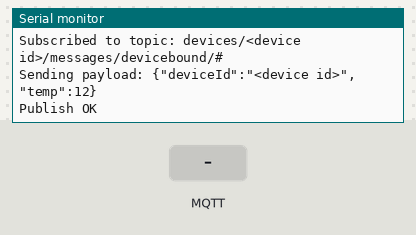
Simulated run of this sketch. Board: ESP8266 (NodeMCU). On the bench: the last lines printed to the serial monitor. The inputs (shaded band) are chosen by the test bench. WiFi joins after 1.5 s; servers stay silent unless stated; the local clock reads 2024-03-15 10:24:30 at power-on unless the sketch sets it; no MQTT or app messages arrive unless stated.

Above: at 3.7 s.
3.8 s: MQTT message "1" arrives on the first subscribed topic
At 4.6 s:
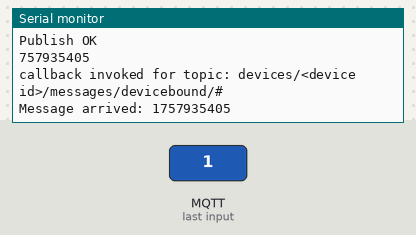
5.3 s: MQTT message "on" arrives on the first subscribed topic
At 5.8 s:
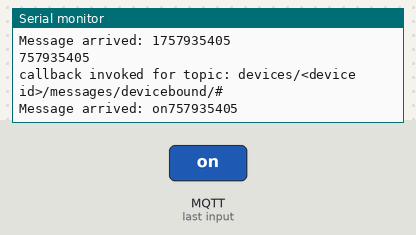
6.8 s: MQTT message "off" arrives on the first subscribed topic
At 8.1 s:
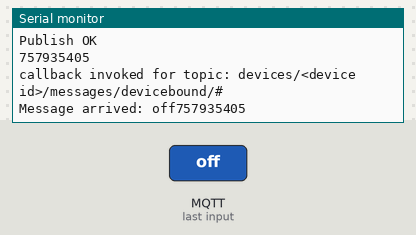

The sketch:

secure_azure_iot_example.ino
```cpp
#include <ESP8266WiFi.h>
#include "PubSubClient.h"
#include <time.h>
#include "certs.h"
#include "helper.h"

//-------- Customise these values -----------
//___________________________________________
#define WIFI_SSID       "<yourSSID>"
#define WIFI_PASSWORD   "<yourPassword>"

#define MQTT_ORG        "<iot hub name>"
#define MQTT_DEVICE_ID  "<device id>"
#define MQTT_PASSWORD   "<SAS token>"
//___________________________________________
//-------- Customise the above values --------

const char* wifi_ssid = WIFI_SSID;
const char* wifi_password = WIFI_PASSWORD;

const char* mqtt_host = MQTT_ORG ".azure-devices.net";
const uint16_t mqtt_port = 8883;
const char* mqtt_client_id = MQTT_DEVICE_ID;
const char* mqtt_user = MQTT_ORG ".azure-devices.net/" MQTT_DEVICE_ID "/?api-version=2018-06-30";
const char* mqtt_password = MQTT_PASSWORD;

const char* mqtt_subscribe_topic = "devices/" MQTT_DEVICE_ID "/messages/devicebound/#";
const char* mqtt_publish_topic = "devices/" MQTT_DEVICE_ID "/messages/events/";

int publishInterval = 3000; // 3 seconds
long lastPublishMillis;
byte addr[8];

void callback(char* topic, byte* payload, unsigned int payloadLength);

#define MQTT_MAX_PACKET_SIZE 512

BearSSL::WiFiClientSecure wifiClient;
PubSubClient mqttClient(wifiClient);

void setup() {
  delay(1000);
  Serial.begin(115200); Serial.println();

  wifiConnect();
  setClock();
  mqttConnect();
  mqttManage();
}

void loop() {
  if (millis() - lastPublishMillis > publishInterval) {
    publishData();
    lastPublishMillis = millis();
  }

  if (!mqttClient.loop()) {
    mqttConnect();
    mqttManage();
  }

}

void setClock() {
  configTime(3 * 3600, 0, "pool.ntp.org", "time.nist.gov");

  Serial.print("Waiting for NTP time sync: ");
  time_t now = time(nullptr);
  while (now < 8 * 3600 * 2) {
    delay(500);
    Serial.print(".");
    now = time(nullptr);
  }
  Serial.println("");
  struct tm timeinfo;
  gmtime_r(&now, &timeinfo);
  Serial.print("Current time: ");
  Serial.print(asctime(&timeinfo));
}

void wifiConnect() {
  Serial.print("Connecting to "); Serial.print(WIFI_SSID);
  WiFi.mode(WIFI_STA);
  WiFi.begin(WIFI_SSID, WIFI_PASSWORD);
  while (WiFi.status() != WL_CONNECTED) {
    delay(500);
    Serial.print(".");
  }
  Serial.println();
  Serial.print("WiFi connected, IP address: "); Serial.println(WiFi.localIP());
}

void mqttConnect() {
  if (!!!mqttClient.connected()) {
    BearSSL::X509List *ca_cert = new BearSSL::X509List(CA_CERT);
    wifiClient.setTrustAnchors(ca_cert);

//    BearSSL::X509List *client_cert = new BearSSL::X509List(CLIENT_CERT);
//    BearSSL::PrivateKey *client_key = new BearSSL::PrivateKey(CLIENT_KEY);
//    wifiClient.setClientRSACert(client_cert, client_key);

    mqttClient.setClient(wifiClient);
    mqttClient.setServer(mqtt_host, mqtt_port);
    mqttClient.setCallback(callback);

    Serial.print("Connecting MQTT client to "); Serial.println(mqtt_host);

    while (!!!mqttClient.connect(mqtt_client_id, mqtt_user, mqtt_password)) {
      int state = mqttClient.state();
      if (state) {
        Serial.print("failed, rc = "); Serial.println(state);
        Serial.print("Error: "); Serial.println(pub_sub_error(state));
      }

      uint8_t ssl_error = wifiClient.getLastSSLError();
      if (ssl_error) {
        Serial.print("SSL Error: "); Serial.print(ssl_error); Serial.print(" - "); Serial.println(SSL_ERRORS[ssl_error]);
      }

      Serial.println();
      Serial.println("try again in 5 seconds");
      delay(5000);
    }

    Serial.println();
    Serial.println("MQTT connected!");
  }
}


void mqttManage() {
  subscribeTopic((char*) mqtt_subscribe_topic);
}


void subscribeTopic(char* topic) {
  if (mqttClient.subscribe(topic)) {
    Serial.print("Subscribed to topic: "); Serial.println(topic);
  } else {
    Serial.print("ERROR subscribing to topic: "); Serial.println(topic);
  }
}

void publishData() {

  String payload = "{\"deviceId\":\"" MQTT_DEVICE_ID "\", \"temp\":12}";

  Serial.print("Sending payload: "); Serial.println(payload);

  if (mqttClient.publish(mqtt_publish_topic, (char*) payload.c_str())) {
    Serial.println("Publish OK");
  } else {
    Serial.println("Publish FAILED");
  }
}

void callback(char* topic, byte* payload, unsigned int payloadLength) {
  Serial.println();
  Serial.println('----------');
  Serial.print("callback invoked for topic: "); Serial.println(topic);

  Serial.print("Message arrived: ");
  for (int i = 0; i < payloadLength; i++) {
    Serial.print((char)payload[i]);
  }

  Serial.println('----------');
  Serial.println();
}
```

certs.h
```cpp
/* DigiCert Baltimore root */
const char CA_CERT[] PROGMEM = R"EOF(
-----BEGIN CERTIFICATE-----
MIIDdzCCAl+gAwIBAgIEAgAAuTANBgkqhkiG9w0BAQUFADBaMQswCQYDVQQGEwJJ
RTESMBAGA1UEChMJQmFsdGltb3JlMRMwEQYDVQQLEwpDeWJlclRydXN0MSIwIAYD
VQQDExlCYWx0aW1vcmUgQ3liZXJUcnVzdCBSb290MB4XDTAwMDUxMjE4NDYwMFoX
DTI1MDUxMjIzNTkwMFowWjELMAkGA1UEBhMCSUUxEjAQBgNVBAoTCUJhbHRpbW9y
ZTETMBEGA1UECxMKQ3liZXJUcnVzdDEiMCAGA1UEAxMZQmFsdGltb3JlIEN5YmVy
VHJ1c3QgUm9vdDCCASIwDQYJKoZIhvcNAQEBBQADggEPADCCAQoCggEBAKMEuyKr
mD1X6CZymrV51Cni4eiVgLGw41uOKymaZN+hXe2wCQVt2yguzmKiYv60iNoS6zjr
IZ3AQSsBUnuId9Mcj8e6uYi1agnnc+gRQKfRzMpijS3ljwumUNKoUMMo6vWrJYeK
mpYcqWe4PwzV9/lSEy/CG9VwcPCPwBLKBsua4dnKM3p31vjsufFoREJIE9LAwqSu
XmD+tqYF/LTdB1kC1FkYmGP1pWPgkAx9XbIGevOF6uvUA65ehD5f/xXtabz5OTZy
dc93Uk3zyZAsuT3lySNTPx8kmCFcB5kpvcY67Oduhjprl3RjM71oGDHweI12v/ye
jl0qhqdNkNwnGjkCAwEAAaNFMEMwHQYDVR0OBBYEFOWdWTCCR1jMrPoIVDaGezq1
BE3wMBIGA1UdEwEB/wQIMAYBAf8CAQMwDgYDVR0PAQH/BAQDAgEGMA0GCSqGSIb3
DQEBBQUAA4IBAQCFDF2O5G9RaEIFoN27TyclhAO992T9Ldcw46QQF+vaKSm2eT92
9hkTI7gQCvlYpNRhcL0EYWoSihfVCr3FvDB81ukMJY2GQE/szKN+OMY3EU/t3Wgx
jkzSswF07r51XgdIGn9w/xZchMB5hbgF/X++ZRGjD8ACtPhSNzkE1akxehi/oCr0
Epn3o0WC4zxe9Z2etciefC7IpJ5OCBRLbf1wbWsaY71k5h+3zvDyny67G7fyUIhz
ksLi4xaNmjICq44Y3ekQEe5+NauQrz4wlHrQMz2nZQ/1/I6eYs9HRCwBXbsdtTLS
R9I4LtD+gdwyah617jzV/OeBHRnDJELqYzmp
-----END CERTIFICATE-----
)EOF";

const char CLIENT_CERT[] PROGMEM = R"EOF(
-----BEGIN CERTIFICATE-----

-----END CERTIFICATE-----
)EOF";

const char CLIENT_KEY[] PROGMEM = R"EOF(
-----BEGIN RSA PRIVATE KEY-----

-----END RSA PRIVATE KEY-----
)EOF";
```

helper.cpp
```cpp
#include "helper.h"
#include <stdio.h>

char* pub_sub_error (int error_code) {
  if (error_code >= 0) {
    return (char*)MQTT_ERRORS[error_code];
  } else {
    int c = 0 - error_code;
    return (char*)PUBSUB_ERRORS[c];
  }
}
```

helper.h
```cpp
#ifndef helper_h
#define helper_h

const char SSL_ERRORS[80][80] = {
  "Everything is fine",
  "Redo handshake before other things",
  "Handshake loop is complete",
  "An error occurred that cannot be further defined",
  "An error occurred while reading",
  "An error occurred in the provider. No further information is available",
  "A required library is missing",
  "A required library has no entry point?",
  "Initialization (of whatever was being initialized, library) failed",
  "There is no memory left for the application to use",
  "Can't locate your certificate.",
  "Your certificate isn't in a format readable by the provider",
  "You do not have permission to access the specified certificate",
  "The SSL package isn't there (SChannel specific)",
  "Can't work to the cipher strength required",
  "The context has expired or isn't properly initialized",
  "The buffer read isn't a valid SSL packet",
  "The buffer read isn't a valid socks 5 packet",
  "Your SSL packet has been modified illegally",
  "Your SSL packet is out of sequence",
  "The data received is not a complete packet",
  "The server response to socks hello is bad",
  "The server response to socks connect request is bad",
  "We do not support the given address type",
  "Send the given buffer, and terminate the communication",
  "Do socks 5 server side redirection before completing handshake",
  "Unable to open the specified keystore",
  "Unable to find the specified identity cert",
  "The socket given to a function is not of the right type",
  "The socks 5 handshake broke down in an unspecified manner",
  "The buffer supplied is not big enough for all the data",
  "The SDK context supplied is not valid for the function called",
  "The clients socks 5 hello is bad",
  "The clients connect request is bad",
  "The socks 5 command requested is not supported",
  "The socks 5 server refuses to redirect to the required destination",
  "The destination network requested is inaccessible",
  "The destination host requested is unreachable",
  "Connection to the destination host requested is refused",
  "The TTL on the packet sent the destination host requested expired",
  "The hostname could not be resolved",
  "A socket could not be created",
  "Connection to the host is refused",
  "A close notify alert was received",
  "An unexpected message alert was received",
  "A bad mac alert was received",
  "A decompression failure alert was received",
  "A handshake failure alert was received",
  "A no certificate alert was received",
  "A bad certificate alert was received",
  "An unsupported certificate alert was received",
  "A certificate revoked alert was received",
  "A certificate expired alert was received",
  "A certificate unknown (untrusted) alert was received",
  "An illegal parameter alert was received",
  "An unknown alert was received (probably TLS alert)",
  "Unable to set the CA certs verify path",
  "Unable to set identity certificate",
  "Unable to set private key",
  "The common name on the ID certificate is not what was expected",
  "a zero depth self signed cert was received",
  "a root cert to match the identity received could not be found locally",
  "a root cert to match the identity received could not be found at all",
  "a self signed cert was in the chain received",
  "unable to verify the signature on the leaf cert",
  "unable to decode the issuers public key",
  "unable to verify the signature on a cert",
  "the before field in the cert is corrupt",
  "the certificate is not yet valid",
  "the expiry field in the cert is corrupt",
  "the certificate has expired",
  "A method called is unimplemented",
  "The provider could not load any of the root certs in the keystore",
  "The provider could not load some of the root certs in the keystore",
  "Client authentication failed",
  "The connection timed-out",
  "A server certificate was revoked",
  "No CRL could not be retrieved for one of the certificates",
  "Revocation support is not available"
};

//const char MQTT_ERRORS[7][50][100] = {
//  {"Connection Accepted", "Connection Accepted"},
//  {"Connection Refused, unacceptable protocol version", "The Server does not support the level of the MQTT protocol requested by the Client"},
//  {"Connection Refused, identifier rejected", "The Client identifier is correct UTF-8 but not allowed by the Server"},
//  {"Connection Refused, Server unavailable", "The Network Connection has been made but the MQTT service is unavailable"},
//  {"Connection Refused, bad user name or password", "The data in the user name or password is malformed"},
//  {"Connection Refused, not authorized", "The Client is not authorized to connect"}
//};

const char MQTT_ERRORS[7][150] = {
  {"Connection Accepted"},
  {"Connection Refused, unacceptable protocol version. The Server does not support the level of the MQTT protocol requested by the Client"},
  {"Connection Refused, identifier rejected. The Client identifier is correct UTF-8 but not allowed by the Server"},
  {"Connection Refused, Server unavailable. The Network Connection has been made but the MQTT service is unavailable"},
  {"Connection Refused, bad user name or password. The data in the user name or password is malformed"},
  {"Connection Refused, not authorized. The Client is not authorized to connect"}
};

const char PUBSUB_ERRORS[6][30] = {
  "",
  "MQTT_DISCONNECTED",
  "MQTT_CONNECT_FAILED",
  "MQTT_CONNECTION_LOST",
  "MQTT_CONNECTION_TIMEOUT"
};


char* pub_sub_error (int error_code);

#endif
```

Measured:
- after the input at 3.8 s, the serial monitor: prints a new line at once (image 1)
- after the input at 5.3 s, the serial monitor: prints a new line at once (image 2)
- after the input at 6.8 s, the serial monitor: prints a new line at once (image 3)
